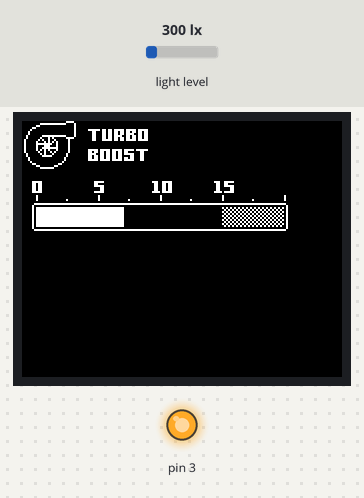
The program below on a simulated Arduino Uno, built with avr-gcc and run on an emulated ATmega328P. Parts: 160×128 colour display, output pins drawn as LEDs (lit = HIGH). Inputs (shaded band) come from the test bench; at power-on: light level 300 lx.

Above: at 1.3 s.
1.4 s: light level set to 63 lx
2.9 s: light level set to 55 lx
At 3.74 s:
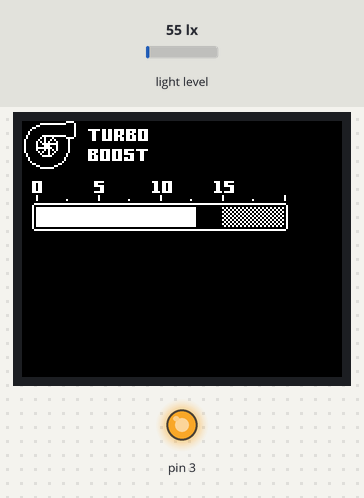
5.4 s: light level set to 40 lx
At 5.91 s:
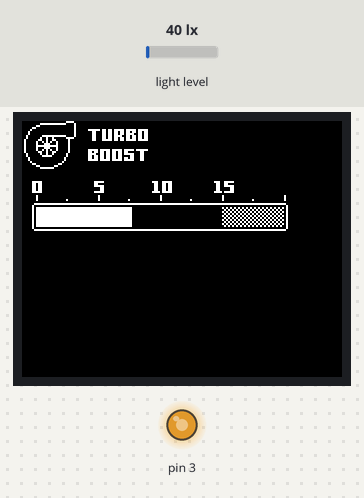
Timing chart, 0 to 8.4 s (numbered marks = the images above; inputs shaded):
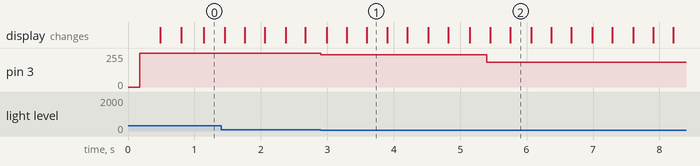

The program:

main.cpp
```cpp
#include <Arduino.h>
#include <Adafruit_GFX.h>
#include <Adafruit_ST7735.h>
#include <Wire.h>
#include <BH1750.h>
#include <math.h>
#include <Gamer8ptb.h>

#define TFT_CS 10
#define TFT_RST 9
#define TFT_DC 8

Adafruit_ST7735 tft = Adafruit_ST7735(TFT_CS, TFT_DC, TFT_RST);
BH1750 lightMeter;

void setScreenBrightness();
void displayTurboAnimation();
void displayProgress();

// 64x24px
const unsigned char turbo_bitmap[] PROGMEM = {
    0x00, 0x00, 0x03, 0xc0, 0x00, 0x00, 0x00, 0x00, 0x00, 0x7f, 0xfc, 0x20, 0x00, 0x00, 0x00, 0x00,
    0x01, 0x80, 0x00, 0x20, 0x00, 0x00, 0x00, 0x00, 0x06, 0x00, 0x00, 0x20, 0x00, 0x00, 0x00, 0x00,
    0x08, 0x00, 0x00, 0x20, 0x7e, 0xdb, 0xef, 0xbe, 0x10, 0x00, 0x00, 0x20, 0x18, 0xdb, 0x6d, 0xb6,
    0x10, 0x00, 0x00, 0x20, 0x18, 0xdb, 0x6f, 0x36, 0x20, 0x3f, 0xfc, 0x20, 0x18, 0xdb, 0xcd, 0xb6,
    0x20, 0x41, 0x03, 0xc0, 0x18, 0xdb, 0x6d, 0xb6, 0x40, 0x80, 0x81, 0x00, 0x18, 0xfb, 0x6f, 0xbe,
    0x41, 0x00, 0x41, 0x00, 0x00, 0x00, 0x00, 0x00, 0x41, 0x00, 0x41, 0x00, 0x00, 0x00, 0x00, 0x00,
    0x41, 0x00, 0x41, 0x00, 0x00, 0x00, 0x00, 0x00, 0x41, 0x00, 0x41, 0x00, 0x00, 0x00, 0x00, 0x00,
    0x41, 0x00, 0x41, 0x00, 0x7d, 0xf7, 0xdf, 0x7e, 0x40, 0x80, 0x81, 0x00, 0x6d, 0xb6, 0xd8, 0x18,
    0x20, 0x41, 0x02, 0x00, 0x79, 0xb6, 0xdf, 0x18, 0x20, 0x3e, 0x02, 0x00, 0x6d, 0xb6, 0xc3, 0x18,
    0x10, 0x00, 0x04, 0x00, 0x6d, 0xb6, 0xdb, 0x18, 0x10, 0x00, 0x04, 0x00, 0x7d, 0xf7, 0xdf, 0x18,
    0x08, 0x00, 0x08, 0x00, 0x00, 0x00, 0x00, 0x00, 0x06, 0x00, 0x30, 0x00, 0x00, 0x00, 0x00, 0x00,
    0x01, 0x80, 0xc0, 0x00, 0x00, 0x00, 0x00, 0x00, 0x00, 0x7f, 0x00, 0x00, 0x00, 0x00, 0x00, 0x00};

// 128x25px
const unsigned char slider_bitmap[] PROGMEM = {
    0xf8, 0x00, 0x00, 0x01, 0xf0, 0x00, 0x00, 0x0e, 0x7c, 0x00, 0x00, 0x1c, 0xf8, 0x00, 0x00, 0x00,
    0xd8, 0x00, 0x00, 0x01, 0x80, 0x00, 0x00, 0x06, 0x6c, 0x00, 0x00, 0x0c, 0xc0, 0x00, 0x00, 0x00,
    0xd8, 0x00, 0x00, 0x01, 0xf0, 0x00, 0x00, 0x06, 0x6c, 0x00, 0x00, 0x0c, 0xf8, 0x00, 0x00, 0x00,
    0xd8, 0x00, 0x00, 0x00, 0x30, 0x00, 0x00, 0x06, 0x6c, 0x00, 0x00, 0x0c, 0x18, 0x00, 0x00, 0x00,
    0xd8, 0x00, 0x00, 0x00, 0x30, 0x00, 0x00, 0x06, 0x6c, 0x00, 0x00, 0x0c, 0x18, 0x00, 0x00, 0x00,
    0xf8, 0x00, 0x00, 0x01, 0xf0, 0x00, 0x00, 0x0f, 0x7c, 0x00, 0x00, 0x1e, 0xf8, 0x00, 0x00, 0x00,
    0x00, 0x00, 0x00, 0x00, 0x00, 0x00, 0x00, 0x00, 0x00, 0x00, 0x00, 0x00, 0x00, 0x00, 0x00, 0x00,
    0x20, 0x00, 0x00, 0x00, 0x40, 0x00, 0x00, 0x00, 0x80, 0x00, 0x00, 0x01, 0x00, 0x00, 0x00, 0x02,
    0x20, 0x00, 0x00, 0x00, 0x40, 0x00, 0x00, 0x00, 0x80, 0x00, 0x00, 0x01, 0x00, 0x00, 0x00, 0x02,
    0x20, 0x00, 0x40, 0x00, 0x40, 0x00, 0x80, 0x00, 0x80, 0x01, 0x00, 0x01, 0x00, 0x02, 0x00, 0x02,
    0x00, 0x00, 0x00, 0x00, 0x00, 0x00, 0x00, 0x00, 0x00, 0x00, 0x00, 0x00, 0x00, 0x00, 0x00, 0x00,
    0x7f, 0xff, 0xff, 0xff, 0xff, 0xff, 0xff, 0xff, 0xff, 0xff, 0xff, 0xff, 0xff, 0xff, 0xff, 0xfe,
    0x80, 0x00, 0x00, 0x00, 0x00, 0x00, 0x00, 0x00, 0x00, 0x00, 0x00, 0x00, 0x00, 0x00, 0x00, 0x01,
    0x80, 0x00, 0x00, 0x00, 0x00, 0x00, 0x00, 0x00, 0x00, 0x00, 0x00, 0x01, 0x55, 0x55, 0x55, 0x55,
    0x80, 0x00, 0x00, 0x00, 0x00, 0x00, 0x00, 0x00, 0x00, 0x00, 0x00, 0x00, 0xaa, 0xaa, 0xaa, 0xa9,
    0x80, 0x00, 0x00, 0x00, 0x00, 0x00, 0x00, 0x00, 0x00, 0x00, 0x00, 0x01, 0x55, 0x55, 0x55, 0x55,
    0x80, 0x00, 0x00, 0x00, 0x00, 0x00, 0x00, 0x00, 0x00, 0x00, 0x00, 0x00, 0xaa, 0xaa, 0xaa, 0xa9,
    0x80, 0x00, 0x00, 0x00, 0x00, 0x00, 0x00, 0x00, 0x00, 0x00, 0x00, 0x01, 0x55, 0x55, 0x55, 0x55,
    0x80, 0x00, 0x00, 0x00, 0x00, 0x00, 0x00, 0x00, 0x00, 0x00, 0x00, 0x00, 0xaa, 0xaa, 0xaa, 0xa9,
    0x80, 0x00, 0x00, 0x00, 0x00, 0x00, 0x00, 0x00, 0x00, 0x00, 0x00, 0x01, 0x55, 0x55, 0x55, 0x55,
    0x80, 0x00, 0x00, 0x00, 0x00, 0x00, 0x00, 0x00, 0x00, 0x00, 0x00, 0x00, 0xaa, 0xaa, 0xaa, 0xa9,
    0x80, 0x00, 0x00, 0x00, 0x00, 0x00, 0x00, 0x00, 0x00, 0x00, 0x00, 0x01, 0x55, 0x55, 0x55, 0x55,
    0x80, 0x00, 0x00, 0x00, 0x00, 0x00, 0x00, 0x00, 0x00, 0x00, 0x00, 0x00, 0xaa, 0xaa, 0xaa, 0xa9,
    0x80, 0x00, 0x00, 0x00, 0x00, 0x00, 0x00, 0x00, 0x00, 0x00, 0x00, 0x00, 0x00, 0x00, 0x00, 0x01,
    0x7f, 0xff, 0xff, 0xff, 0xff, 0xff, 0xff, 0xff, 0xff, 0xff, 0xff, 0xff, 0xff, 0xff, 0xff, 0xfe};

void setup()
{
  pinMode(3, OUTPUT);
  Wire.begin();
  lightMeter.begin();

  tft.initR(INITR_BLACKTAB);
  tft.fillScreen(ST7735_BLACK);
  tft.setRotation(3);
  tft.setFont(&Gamer8pt7b);

  tft.drawBitmap(0, 0, turbo_bitmap, 64, 24, ST7735_WHITE);
  tft.drawBitmap(5, 30, slider_bitmap, 128, 25, ST7735_WHITE);
}

int x = 0;
float lux = 0;
bool hasToResetText = false;

void loop()
{

  lux = lightMeter.readLightLevel();
  setScreenBrightness();

  displayTurboAnimation();
  displayProgress();
}

void setScreenBrightness()
{
  int luxInt = static_cast<int>(lux);
  int cappedLux = min(luxInt, 57);

  int brightness = 27 + (cappedLux * 4);
  analogWrite(3, brightness);
}

// 16x9px
const unsigned char turbo_bitmap_anim_frame_1[] PROGMEM = {
    0x01, 0x00, 0x09, 0x20, 0x05, 0x40, 0x03, 0x80, 0x1f, 0xf0, 0x03, 0x80, 0x05, 0x40, 0x09, 0x20,
    0x01, 0x00};

const unsigned char turbo_bitmap_anim_frame_2[] PROGMEM = {
    0x00, 0x80, 0x04, 0x80, 0x02, 0xa0, 0x1f, 0xc0, 0x03, 0x80, 0x07, 0xf0, 0x0a, 0x80, 0x02, 0x40,
    0x02, 0x00};

const unsigned char turbo_bitmap_anim_frame_3[] PROGMEM = {
    0x02, 0x00, 0x02, 0x40, 0x0a, 0x80, 0x07, 0xf0, 0x03, 0x80, 0x1f, 0xc0, 0x02, 0xa0, 0x04, 0x80,
    0x00, 0x80};

const int turbo_bitmap_frame_lenght = 3;
const unsigned char *turbo_bitmap_frame_allArray[3] = {
    turbo_bitmap_anim_frame_1,
    turbo_bitmap_anim_frame_2,
    turbo_bitmap_anim_frame_3};

GFXcanvas1 animationBuffer(16, 9);
int currentFrame = 0;
int prevFrame = 0;
unsigned long previousMillis = 0;
const long interval = 50;

void displayTurboAnimation()
{
  unsigned long currentMillis = millis();
  if (currentMillis - previousMillis < interval)
    return;

  previousMillis = currentMillis;

  animationBuffer.fillRect(0, 0, 16, 9, ST7735_BLACK);
  animationBuffer.drawBitmap(-5, -8, turbo_bitmap, 64, 24, ST7735_WHITE);
  animationBuffer.drawBitmap(0, 0, turbo_bitmap_frame_allArray[currentFrame], 16, 9, ST7735_WHITE);

  tft.drawBitmap(5, 8, animationBuffer.getBuffer(), 16, 9, ST7735_WHITE, ST7735_BLACK);

  prevFrame = currentFrame;
  currentFrame++;
  if (currentFrame >= turbo_bitmap_frame_lenght)
  {
    currentFrame = 0;
  }
}

int prevProgress = 0;
int progress = 0;
int maxProgress = 90;
int progressStep = 4;
unsigned long previousMillis1 = 0;
const long interval1 = 16;

void displayProgress()
{
  unsigned long currentMillis = millis();
  if (currentMillis - previousMillis1 < interval1)
    return;

  previousMillis1 = currentMillis;

  if (prevProgress > progress)
  {
    tft.fillRect(7 + progress, 43, max(0, prevProgress - progress), 10, ST7735_BLACK);
  }
  else
  {
    tft.fillRect(7, 43, progress, 10, ST7735_WHITE);
  }

  prevProgress = progress;
  progress = max(progress + progressStep, 0);
  if (progress > maxProgress)
  {
    progressStep = -4;
  }
  else if (progress <= 0)
  {
    progressStep = 4;
  }
}
```

Source omitted: Gamer8ptb.h (data table, 6340 bytes)

Measured:
- after the input at 2.9 s, pin 3: 255/255 → 243/255 at once
- after the input at 5.4 s, pin 3: 243/255 → 187/255 at once
